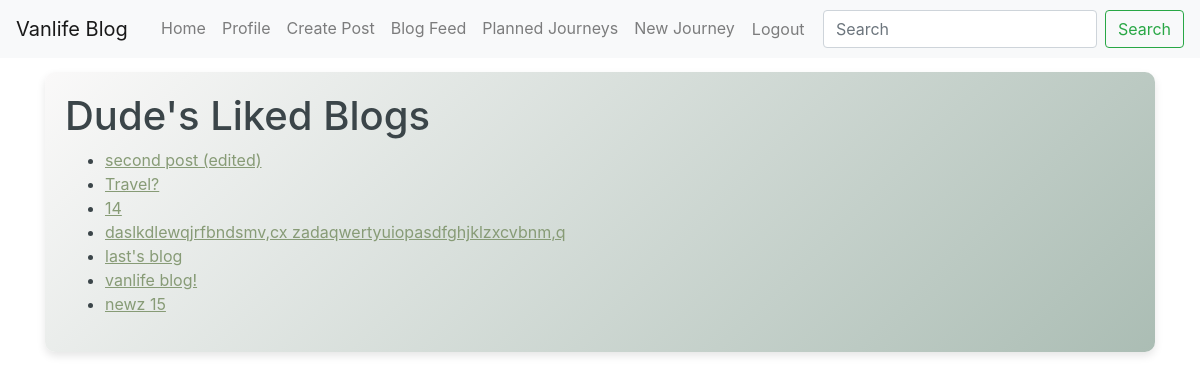
The page /users/liked-blogs/ (signed in) on the database its author committed.
### users/models.py (models this page shows, shortened)
class CustomUser(AbstractUser):
    email= models.EmailField(unique=True)

### blog/models.py (models this page shows, shortened)
class Post(models.Model):
    author = models.ForeignKey(settings.AUTH_USER_MODEL, on_delete=models.CASCADE, related_name='posts')
    title = models.CharField(max_length=200)
    content = models.TextField()
    created_date = models.DateTimeField(default=timezone.now)
    published_date = models.DateTimeField(blank=True, null=True)
    location = models.CharField(max_length=200, blank=True, null=True)
    likes = models.ManyToManyField(settings.AUTH_USER_MODEL, related_name='liked_posts', blank=True)

### users/views.py (the view)
# urls.py: path('liked-blogs/', views.liked_blogs, name='liked_blogs'),
@login_required
def liked_blogs(request):
    liked_blogs = Post.objects.filter(likes=request.user)
    return render(request, 'users/liked_blogs.html', {'liked_blogs': liked_blogs})

### users/templates/users/liked_blogs.html
{% extends 'base_generic.html' %}
{% block content %}
  <h1>{{ user.username }}'s Liked Blogs</h1>
  <ul>
    {% for blog in liked_blogs %}
      <li>
        <a href="{% url 'post_detail' blog.pk %}">{{ blog.title }}</a>
      </li>
    {% endfor %}
  </ul>
{% endblock %}

### templates/base_generic.html (style rules this page uses)
body { padding-top: 4.5rem; }
.content-background h1, .content-background h2, .content-background p, .content-background ul, .content-background li { color: #3b4549; }
.content-background a { color: #879b76; text-decoration: underline; }

### rows shown on the page
CustomUser: username "Dude"
Post: title "second post (edited)"
Post: title "Travel?"
Post: title "14"
Post: title "daslkdlewqjrfbndsmv,cx zadaqwertyuiopasdfghjklzxcvbnm,q"
Post: title "last's blog"
Post: title "vanlife blog!"
Post: title "newz 15"
